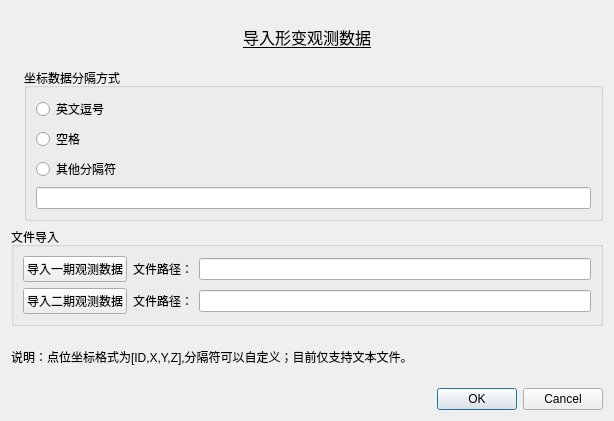
<?xml version="1.0" encoding="UTF-8"?>
<ui version="4.0">
 <class>Dialog</class>
 <widget class="QDialog" name="Dialog">
  <property name="geometry">
   <rect>
    <x>0</x>
    <y>0</y>
    <width>614</width>
    <height>421</height>
   </rect>
  </property>
  <property name="windowTitle">
   <string>坐标转换数据导入</string>
  </property>
  <property name="windowIcon">
   <iconset>
    <normaloff>../../../source/icon/file.png</normaloff>../../../source/icon/file.png</iconset>
  </property>
  <property name="modal">
   <bool>false</bool>
  </property>
  <layout class="QVBoxLayout" name="verticalLayout_3">
   <item>
    <widget class="QLabel" name="label">
     <property name="font">
      <font>
       <pointsize>12</pointsize>
       <underline>true</underline>
      </font>
     </property>
     <property name="text">
      <string>导入形变观测数据</string>
     </property>
     <property name="alignment">
      <set>Qt::AlignCenter</set>
     </property>
    </widget>
   </item>
   <item>
    <layout class="QHBoxLayout" name="horizontalLayout_3">
     <item>
      <layout class="QHBoxLayout" name="horizontalLayout_4">
       <item>
        <widget class="QLabel" name="label_5">
         <property name="text">
          <string/>
         </property>
         <property name="pixmap">
          <pixmap>../../../source/icon/file.png</pixmap>
         </property>
        </widget>
       </item>
       <item>
        <widget class="QGroupBox" name="groupBox">
         <property name="title">
          <string>坐标数据分隔方式</string>
         </property>
         <layout class="QVBoxLayout" name="verticalLayout_2">
          <item>
           <widget class="QRadioButton" name="radioButton_commaSymbal">
            <property name="cursor">
             <cursorShape>PointingHandCursor</cursorShape>
            </property>
            <property name="text">
             <string>英文逗号</string>
            </property>
           </widget>
          </item>
          <item>
           <widget class="QRadioButton" name="radioButton_blank">
            <property name="cursor">
             <cursorShape>PointingHandCursor</cursorShape>
            </property>
            <property name="text">
             <string>空格</string>
            </property>
           </widget>
          </item>
          <item>
           <widget class="QRadioButton" name="radioButton_other">
            <property name="cursor">
             <cursorShape>PointingHandCursor</cursorShape>
            </property>
            <property name="text">
             <string>其他分隔符</string>
            </property>
           </widget>
          </item>
          <item>
           <widget class="QLineEdit" name="lineEdit_otherSparate">
            <property name="placeholderText">
             <string/>
            </property>
           </widget>
          </item>
         </layout>
        </widget>
       </item>
      </layout>
     </item>
    </layout>
   </item>
   <item>
    <widget class="QGroupBox" name="groupBox_2">
     <property name="title">
      <string>文件导入</string>
     </property>
     <layout class="QVBoxLayout" name="verticalLayout">
      <item>
       <layout class="QHBoxLayout" name="horizontalLayout">
        <item>
         <widget class="QPushButton" name="button_openMI">
          <property name="cursor">
           <cursorShape>PointingHandCursor</cursorShape>
          </property>
          <property name="text">
           <string>导入一期观测数据</string>
          </property>
         </widget>
        </item>
        <item>
         <widget class="QLabel" name="label_2">
          <property name="text">
           <string>文件路径：</string>
          </property>
         </widget>
        </item>
        <item>
         <widget class="QLineEdit" name="lineEdit_source">
          <property name="cursor">
           <cursorShape>ArrowCursor</cursorShape>
          </property>
          <property name="readOnly">
           <bool>true</bool>
          </property>
         </widget>
        </item>
       </layout>
      </item>
      <item>
       <layout class="QHBoxLayout" name="horizontalLayout_2">
        <item>
         <widget class="QPushButton" name="button_openMI_2">
          <property name="cursor">
           <cursorShape>PointingHandCursor</cursorShape>
          </property>
          <property name="text">
           <string>导入二期观测数据</string>
          </property>
         </widget>
        </item>
        <item>
         <widget class="QLabel" name="label_3">
          <property name="text">
           <string>文件路径：</string>
          </property>
         </widget>
        </item>
        <item>
         <widget class="QLineEdit" name="lineEdit_target">
          <property name="font">
           <font>
            <underline>false</underline>
            <strikeout>false</strikeout>
           </font>
          </property>
          <property name="cursor">
           <cursorShape>ForbiddenCursor</cursorShape>
          </property>
          <property name="toolTip">
           <string/>
          </property>
          <property name="text">
           <string/>
          </property>
          <property name="readOnly">
           <bool>true</bool>
          </property>
         </widget>
        </item>
       </layout>
      </item>
     </layout>
    </widget>
   </item>
   <item>
    <widget class="QLabel" name="label_4">
     <property name="text">
      <string>说明：点位坐标格式为[ID,X,Y,Z],分隔符可以自定义；目前仅支持文本文件。</string>
     </property>
    </widget>
   </item>
   <item>
    <widget class="QDialogButtonBox" name="buttonBox">
     <property name="orientation">
      <enum>Qt::Horizontal</enum>
     </property>
     <property name="standardButtons">
      <set>QDialogButtonBox::Cancel|QDialogButtonBox::Ok</set>
     </property>
    </widget>
   </item>
  </layout>
 </widget>
 <resources/>
 <connections>
  <connection>
   <sender>buttonBox</sender>
   <signal>accepted()</signal>
   <receiver>Dialog</receiver>
   <slot>accept()</slot>
   <hints>
    <hint type="sourcelabel">
     <x>259</x>
     <y>408</y>
    </hint>
    <hint type="destinationlabel">
     <x>157</x>
     <y>274</y>
    </hint>
   </hints>
  </connection>
  <connection>
   <sender>buttonBox</sender>
   <signal>rejected()</signal>
   <receiver>Dialog</receiver>
   <slot>reject()</slot>
   <hints>
    <hint type="sourcelabel">
     <x>327</x>
     <y>408</y>
    </hint>
    <hint type="destinationlabel">
     <x>286</x>
     <y>274</y>
    </hint>
   </hints>
  </connection>
 </connections>
</ui>
